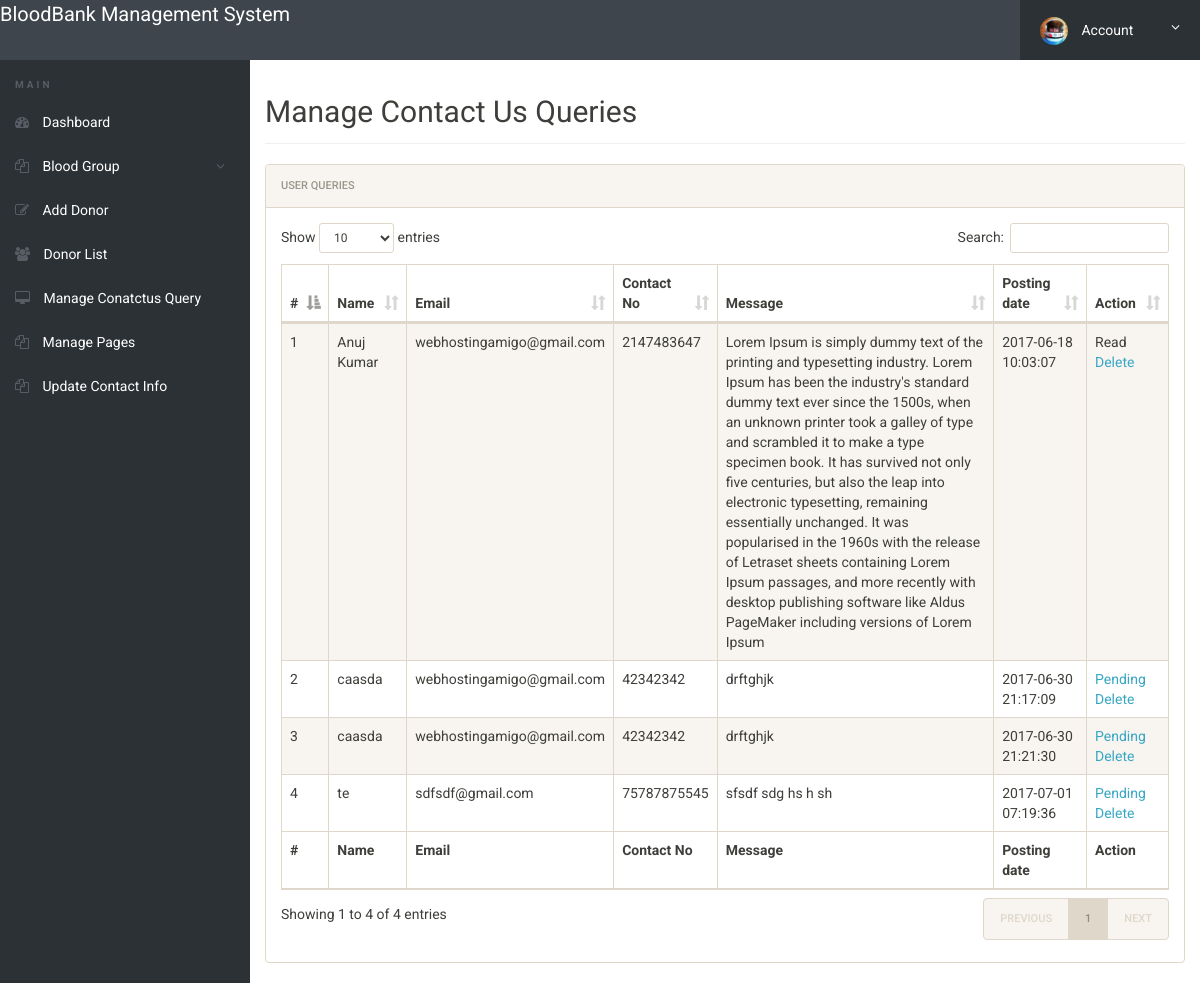
Before: /bbdms/admin/manage-conactusquery.php (signed in) with the older database file.
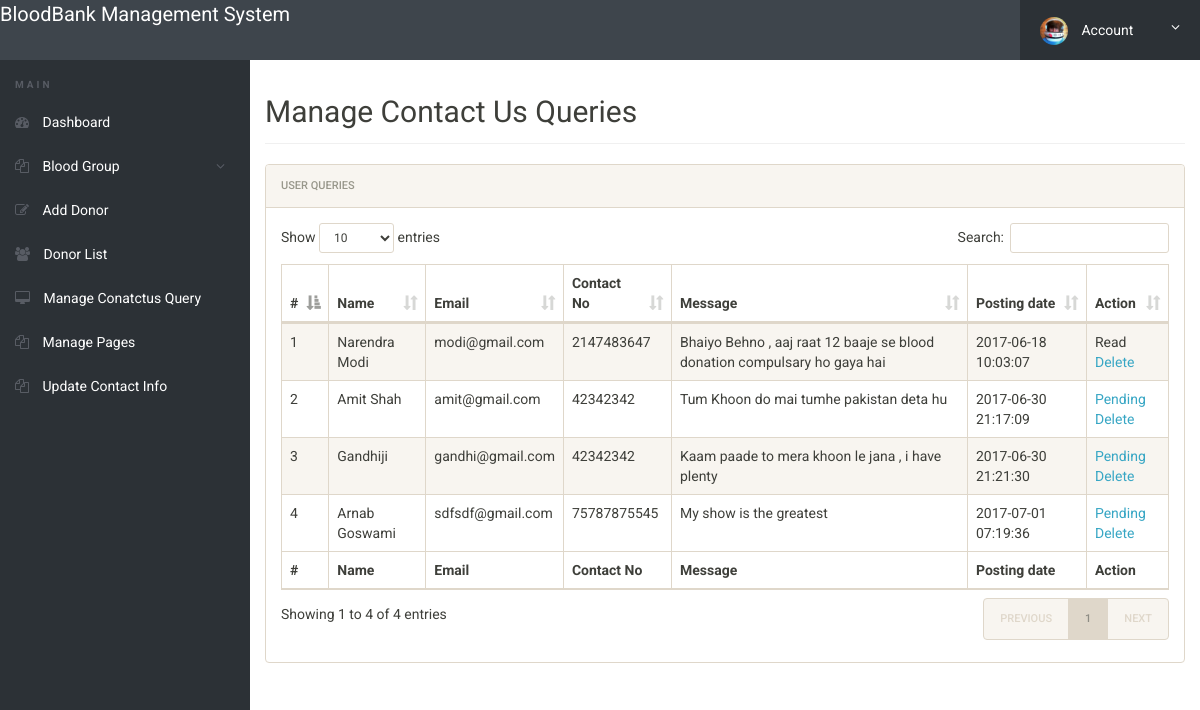
After: the same page with the newer database file.
### tables this page shows
CREATE TABLE IF NOT EXISTS `tblcontactusquery` (
  `id` int(11) NOT NULL,
  `name` varchar(100) DEFAULT NULL,
  `EmailId` varchar(120) DEFAULT NULL,
  `ContactNumber` char(11) DEFAULT NULL,
  `Message` longtext,
  `PostingDate` timestamp NOT NULL DEFAULT CURRENT_TIMESTAMP,
  `status` int(11) DEFAULT NULL
);

### bbdms/admin/manage-conactusquery.php (the view, shortened to what this page needs)
<?php
include('includes/config.php');
if(strlen($_SESSION['alogin'])==0)
	{
header('location:index.php');
}
else{
 ?>
<!doctype html>
<html lang="en" class="no-js">
<head>
	<link rel="stylesheet" href="css/font-awesome.min.css">
	<link rel="stylesheet" href="css/bootstrap.min.css">
	<link rel="stylesheet" href="css/dataTables.bootstrap.min.css">
	<link rel="stylesheet" href="css/bootstrap-social.css">
	<link rel="stylesheet" href="css/bootstrap-select.css">
	<link rel="stylesheet" href="css/fileinput.min.css">
	<link rel="stylesheet" href="css/awesome-bootstrap-checkbox.css">
	<link rel="stylesheet" href="css/style.css">
</head>
<body>
	<?php include('includes/header.php');?>
	<div class="ts-main-content">
		<?php include('includes/leftbar.php');?>
		<div class="content-wrapper">
			<div class="container-fluid">
				<div class="row">
					<div class="col-md-12">
						<h2 class="page-title">Manage Contact Us Queries</h2>
						<div class="panel panel-default">
							<div class="panel-heading">User queries</div>
							<div class="panel-body">
								<table id="zctb" class="display table table-striped table-bordered table-hover" cellspacing="0" width="100%">
									<thead>
										<tr>
										<th>#</th>
											<th>Name</th>
											<th>Email</th>
											<th>Contact No</th>
											<th>Message</th>
											<th>Posting date</th>
											<th>Action</th>
										</tr>
									</thead>
									<tfoot>
										<tr>
										<th>#</th>
											<th>Name</th>
											<th>Email</th>
											<th>Contact No</th>
											<th>Message</th>
											<th>Posting date</th>
											<th>Action</th>
										</tr>
									</tfoot>
									<tbody>
									<?php $sql = "SELECT * from  tblcontactusquery ";
$query = $dbh -> prepare($sql);
$query->execute();
$results=$query->fetchAll(PDO::FETCH_OBJ);
$cnt=1;
if($query->rowCount() > 0)
{
foreach($results as $result)
{				?>
										<tr>
											<td><?php echo htmlentities($cnt);?></td>
											<td><?php echo htmlentities($result->name);?></td>
											<td><?php echo htmlentities($result->EmailId);?></td>
											<td><?php echo htmlentities($result->ContactNumber);?></td>
											<td><?php echo htmlentities($result->Message);?></td>
											<td><?php echo htmlentities($result->PostingDate);?></td>
																<?php if($result->status==1)
{
	?><td>Read<br />
		<a href="manage-conactusquery.php?del=<?php echo htmlentities($result->id);?>" onclick="return confirm('Do you really want to read')" >Delete</a></td>
<?php } else {?>
<td><a href="manage-conactusquery.php?eid=<?php echo htmlentities($result->id);?>" onclick="return confirm('Do you really want to read')" >Pending</a><br />
	<a href="manage-conactusquery.php?eid=<?php echo htmlentities($result->id);?>" onclick="return confirm('Do you really want to read')" >Delete</a>
</td>
<?php } ?>
										</tr>
										<?php $cnt=$cnt+1; }} ?>
									</tbody>
								</table>
							</div>
						</div>
					</div>
				</div>
			</div>
		</div>
	</div>
</body>
</html>
<?php } ?>

### bbdms/admin/includes/header.php (shortened to what this page needs)
<div class="brand clearfix">
	<a href="dashboard.php" style="font-size: 20px; padding-top:1%; color:#fff">BloodBank Management System </a>
		<ul class="ts-profile-nav">
			<li class="ts-account">
				<a href="#"><img src="img/ts-avatar.jpg" class="ts-avatar hidden-side" alt=""> Account <i class="fa fa-angle-down hidden-side"></i></a>
			</li>
		</ul>
	</div>

### bbdms/admin/includes/leftbar.php (shortened to what this page needs)
	<nav class="ts-sidebar">
			<ul class="ts-sidebar-menu">
				<li class="ts-label">Main</li>
				<li><a href="dashboard.php"><i class="fa fa-dashboard"></i> Dashboard</a></li>
<li><a href="#"><i class="fa fa-files-o"></i> Blood Group</a>
</li>
				<li><a href="add-donor.php"><i class="fa fa-edit"></i> Add Donor</a></li>
				<li><a href="donor-list.php"><i class="fa fa-users"></i> Donor List</a></li>
				<li><a href="manage-conactusquery.php"><i class="fa fa-desktop""></i> Manage Conatctus Query</a></li>
			<li><a href="manage-pages.php"><i class="fa fa-files-o"></i> Manage Pages</a></li>
			<li><a href="update-contactinfo.php"><i class="fa fa-files-o"></i> Update Contact Info</a></li>
			</ul>
		</nav>

### bbdms/admin/css/style.css (style rules this page uses)
html { font-size: 14px; }
@media only screen and (min-width: 480px) { html { font-size: 17px; } }
@media only screen and (min-width: 768px) { html { font-size: 14px; } }
body { font-size: 1em; }
a { color: #37a6c4; }
.panel { overflow: hidden; }
ul, li { margin: 0; padding: 0; list-style: none; }
.page-title { padding-bottom: 15px; margin-bottom: 20px; border-bottom: 1px solid #f0f0f0; }
.brand { background: #3e454c; position: relative; z-index: 3; position: fixed; width: 100%; top: 0; }
.brand .ts-profile-nav { float: right; display: none; }
.brand .ts-profile-nav li { float: left; position: relative; }
.brand .ts-profile-nav li a { display: block; padding: 20px; color: #fff; }
.brand .ts-profile-nav .ts-account .fa-angle-down { float: right; }
.brand .ts-profile-nav .ts-account > a { width: 180px; background: #2c3136; }
.brand .ts-profile-nav .ts-account .ts-avatar { border-radius: 50%; height: 28px; margin: -10px 0; margin-right: 10px; }
@media only screen and (min-width: 992px) { .brand .ts-profile-nav { display: block; } }
.ts-sidebar { background: #2c3136; max-height: 0; transition: max-height 0.3s; overflow: hidden; position: fixed; z-index: 2; width: 100%; bottom: 0; top: 60px; overflow-y: auto; }
@media only screen and (min-width: 992px) { .ts-sidebar { max-height: 100%; bottom: 0; } }
.ts-sidebar-menu .ts-label { color: #585c64; font-weight: bold; padding: 8px 15px; text-transform: uppercase; font-size: 10px; letter-spacing: 3px; margin-top: 10px; }
.ts-sidebar-menu a { display: block; text-decoration: none; padding: 12px 15px; color: #fff; }
.ts-sidebar-menu li { position: relative; }
.ts-sidebar-menu li i { color: #585c64; margin-right: 10px; }
.ts-main-content .content-wrapper { padding-top: 15px; margin-top: 60px; }
@media only screen and (min-width: 992px) { .ts-main-content .ts-sidebar { width: 250px; float: left; } }
@media only screen and (min-width: 992px) { .ts-main-content .content-wrapper { margin-left: 250px; } }

Changed rows visible on the page:
changed tblcontactusquery: name "Anuj Kumar" → "Narendra Modi"; EmailId "webhostingamigo@gmail.com" → "modi@gmail.com"; Message "Lorem Ipsum is simply dummy text of the printing and typesetting industry. Lorem Ipsum has been the industry's standard dummy text ever since the 1500s, when an unknown printer took a galley of type and scrambled it to make a type specimen book. It has survived not only five centuries, but also the leap into electronic typesetting, remaining essentially unchanged. It was popularised in the 1960s with the release of Letraset sheets containing Lorem Ipsum passages, and more recently with desktop publishing software like Aldus PageMaker including versions of Lorem Ipsum" → "Bhaiyo Behno , aaj raat 12 baaje se blood donation compulsary ho gaya hai"
changed tblcontactusquery: name "caasda" → "Amit Shah"; EmailId "webhostingamigo@gmail.com" → "amit@gmail.com"; Message "drftghjk" → "Tum Khoon do mai tumhe pakistan deta hu"
changed tblcontactusquery: name "caasda" → "Gandhiji"; EmailId "webhostingamigo@gmail.com" → "gandhi@gmail.com"; Message "drftghjk" → "Kaam paade to mera khoon le jana , i have plenty"
changed tblcontactusquery "sdfsdf@gmail.com": name "te" → "Arnab Goswami"; Message "sfsdf sdg hs h sh" → "My show is the greatest"
